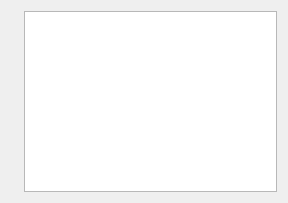
<?xml version="1.0" encoding="UTF-8"?>
<ui version="4.0">
 <class>act_Widget</class>
 <widget class="QWidget" name="act_Widget">
  <property name="geometry">
   <rect>
    <x>0</x>
    <y>0</y>
    <width>288</width>
    <height>203</height>
   </rect>
  </property>
  <property name="minimumSize">
   <size>
    <width>160</width>
    <height>160</height>
   </size>
  </property>
  <property name="windowTitle">
   <string>Form</string>
  </property>
  <layout class="QHBoxLayout" name="horizontalLayout_2">
   <item>
    <widget class="QLabel" name="img_Label">
     <property name="sizePolicy">
      <sizepolicy hsizetype="Fixed" vsizetype="Fixed">
       <horstretch>0</horstretch>
       <verstretch>0</verstretch>
      </sizepolicy>
     </property>
     <property name="minimumSize">
      <size>
       <width>0</width>
       <height>0</height>
      </size>
     </property>
     <property name="maximumSize">
      <size>
       <width>200</width>
       <height>200</height>
      </size>
     </property>
     <property name="text">
      <string/>
     </property>
    </widget>
   </item>
   <item>
    <widget class="QTextEdit" name="teinfo_TextEdit">
     <property name="enabled">
      <bool>true</bool>
     </property>
     <property name="minimumSize">
      <size>
       <width>80</width>
       <height>80</height>
      </size>
     </property>
     <property name="font">
      <font>
       <pointsize>10</pointsize>
       <bold>false</bold>
      </font>
     </property>
     <property name="readOnly">
      <bool>true</bool>
     </property>
    </widget>
   </item>
  </layout>
 </widget>
 <resources/>
 <connections/>
</ui>
